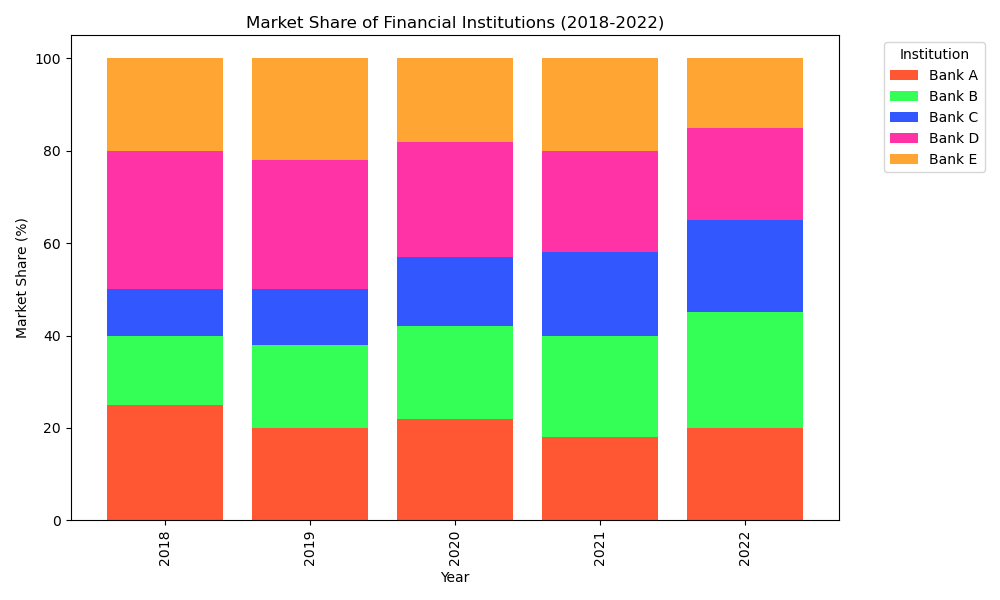

Recreate this plot in Python.

import matplotlib.pyplot as plt
import pandas as pd

# Data preparation
data = {
    'Institution': ['Bank A', 'Bank A', 'Bank A', 'Bank A', 'Bank A',
                    'Bank B', 'Bank B', 'Bank B', 'Bank B', 'Bank B',
                    'Bank C', 'Bank C', 'Bank C', 'Bank C', 'Bank C',
                    'Bank D', 'Bank D', 'Bank D', 'Bank D', 'Bank D',
                    'Bank E', 'Bank E', 'Bank E', 'Bank E', 'Bank E'],
    'Year': [2018, 2019, 2020, 2021, 2022,
             2018, 2019, 2020, 2021, 2022,
             2018, 2019, 2020, 2021, 2022,
             2018, 2019, 2020, 2021, 2022,
             2018, 2019, 2020, 2021, 2022],
    'Market Share': [25, 20, 22, 18, 20,
                     15, 18, 20, 22, 25,
                     10, 12, 15, 18, 20,
                     30, 28, 25, 22, 20,
                     20, 22, 18, 20, 15]
}

df = pd.DataFrame(data)

# Pivot the data
pivot_df = df.pivot(index='Year', columns='Institution', values='Market Share')

# Plotting
colors = ['#FF5733', '#33FF57', '#3357FF', '#FF33A6', '#FFA533']
pivot_df.plot(kind='bar', stacked=True, color=colors, width=0.8, figsize=(10, 6))

# Customization
plt.title('Market Share of Financial Institutions (2018-2022)')
plt.xlabel('Year')
plt.ylabel('Market Share (%)')
plt.legend(title='Institution', bbox_to_anchor=(1.05, 1), loc='upper left')
plt.tight_layout()

# Save the plot as an image file
plt.savefig('market_share_stacked_bar.png')

# Show the plot
plt.show()
